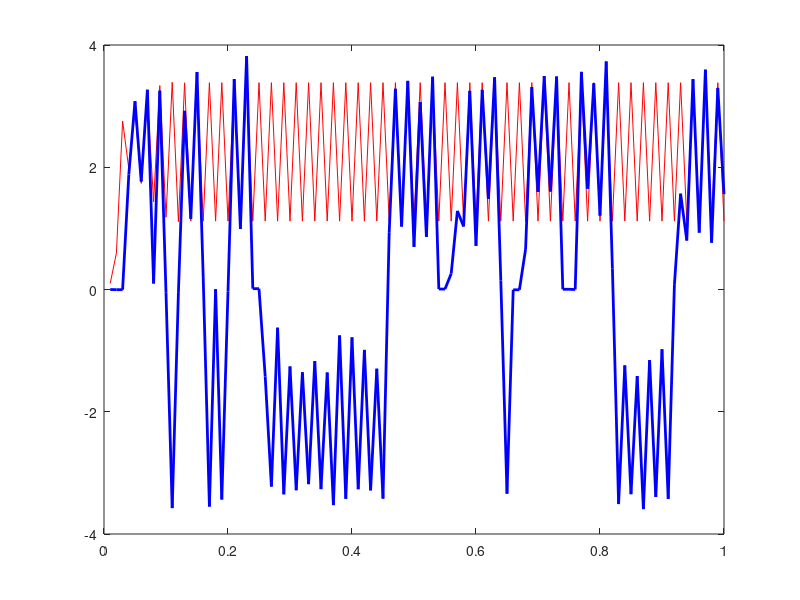

The MATLAB source for this figure:
clear
%%观测方程在观测初始与更新步上
%特点：调试起来很麻烦
%如果问题问题本身强非线性，如多峰分布，粒子滤波效果不好
%预测方程和观测方程都是多峰的直接GG，有一个单峰调试参数或许可以救
%粒子滤波计算速度不理想，占内存多

%x(i)=sin(x(x-1))+5*x(i-1)/x(x-1)^2+1)+Q
%y(i)=x(i)^2+R
%此处预测方程和观测方程写成观测方程  即xk=f(xk-1)
%因为大多数方程表达为  x=f(t) 不能得到递推
%此处需要转换xk=f(xk-1)   涉及到数值分析解法

%观测值生成
t=0.01:0.01:1;
x=zeros(1,100);
y=zeros(1,100);
%此处t只是用来画图，卡尔曼滤波中牵扯到dt
%%设定初始值
x(1)=0.1;
y(1)=0.01;
%%生成真实与观测数据
for i=2:100
    x(i)=sin(x(i-1))+5*x(i-1)/(x(i-1)^2+1);
    y(i)=x(i)^2+normrnd(0,1);
end
%查验生成信号样子
% plot(t,x,t,y,'LineWidth',2)
%%粒子滤波
%粒子集合设置
n=100;
xold=zeros(1,n);%重采样之前
xnew=zeros(1,n);%重采样之后
xplus=zeros(1,100);%后验值（滤波结果）
w=zeros(1,n);%放权重
%设置原始粒子，可以通过对正态分布采样获得，若初值准确也可选择所有粒子相同
for i=1:n
    xold(i)=0.1;
    w(i)=1/n;
end
%粒子滤波核心代码
for i=2:100
    %预测步
    for j=1:n
        xold(j)=sin(xold(j))+5*xold(j)/(xold(j)^2+1)+normrnd(0,1);
    end
    %更新步  粒子用似然概率更新一下
    for j=1:n
        %w（j)=w(j)*fR(.......)
        %fR=(2*pi*R)^(-0.5)*exp(-((y(i)-xold(j)^2)^2/(2*R)))
        %所以应该是： w(j)=w(j)*(2*pi*R)^(-0.5)*exp(-((y(i)-xold(j)^2)^2/(2*R)));
        %此处去掉w(j)*(2*pi*R)      ???为什么
        R=0.001;
        w(j)=exp(-((y(i)-xold(j)^2)^2/(2*R)));
    end

        %归一化
        w=w/sum(w);
        %归一化性质： w/sum(w)与k*w/sum（k*w)一致
        %(2*pi*R)是常数，w(j)每次都重采样的话 都为1/n,可以去掉

        %重采样
        %N<1/sum(wi^2),如果不是每次都重采样，则需要乘w(j)
        %生成数组c
        c=zeros(1,n);
        c(1)=w(1);
        for j=2:n
            c(j)=c(j-1)+w(j);
        end
        %生成随机数，看分布情况
        %首先重采样n个粒子，粒子数要与初始粒子相同
        %多的话速度降低，少的话精度降低
        for j=1:n
            a=unifrnd(0,1);%均匀分布的随机数
            for k=1:n
                if (a<c(k))
                    xnew(j)=xold(k);
                    break;%十分重要  否则重采样的粒子始终会被最后一个覆盖；
                end
            end
        end
        %新粒子赋值给旧粒子xold，准备下一步递推；
        xold=xnew;
        %权重均设为n/1
        for j=1:n
            w(j)=1/n;
        end
        %更新每一步的后验
        xplus(i)=sum(xnew)/n;
        %这里是因为每一步权重都是1/n所以可以这么写
end

plot(t,x,'r',t,xplus,'b','LineWidth',2)

                 
                 









